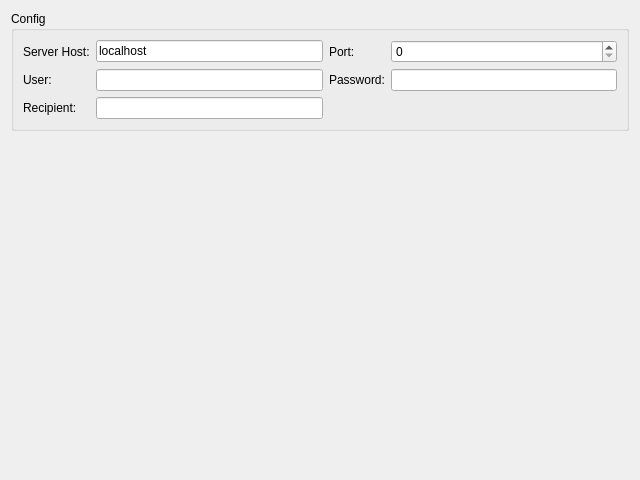
<?xml version="1.0" encoding="UTF-8"?>
<ui version="4.0">
 <class>EMailWidget</class>
 <widget class="QWidget" name="EMailWidget">
  <property name="geometry">
   <rect>
    <x>0</x>
    <y>0</y>
    <width>640</width>
    <height>480</height>
   </rect>
  </property>
  <property name="windowTitle">
   <string>Form</string>
  </property>
  <layout class="QGridLayout" name="gridLayout">
   <item row="1" column="0">
    <widget class="QGroupBox" name="groupBox">
     <property name="title">
      <string>Config</string>
     </property>
     <layout class="QGridLayout" name="gridLayout_2">
      <item row="1" column="0">
       <widget class="QLabel" name="label">
        <property name="text">
         <string>User:</string>
        </property>
       </widget>
      </item>
      <item row="1" column="2">
       <widget class="QLabel" name="label_4">
        <property name="text">
         <string>Password:</string>
        </property>
       </widget>
      </item>
      <item row="1" column="1">
       <widget class="QLineEdit" name="userEdit"/>
      </item>
      <item row="1" column="3">
       <widget class="QLineEdit" name="passwordEdit">
        <property name="echoMode">
         <enum>QLineEdit::Password</enum>
        </property>
       </widget>
      </item>
      <item row="3" column="0">
       <widget class="QLabel" name="label_5">
        <property name="text">
         <string>Recipient:</string>
        </property>
       </widget>
      </item>
      <item row="3" column="1">
       <widget class="QLineEdit" name="recipientEdit"/>
      </item>
      <item row="0" column="3">
       <widget class="QSpinBox" name="portSpinBox"/>
      </item>
      <item row="0" column="0">
       <widget class="QLabel" name="label_2">
        <property name="text">
         <string>Server Host:</string>
        </property>
       </widget>
      </item>
      <item row="0" column="1">
       <widget class="QLineEdit" name="hostEdit">
        <property name="text">
         <string>localhost</string>
        </property>
       </widget>
      </item>
      <item row="0" column="2">
       <widget class="QLabel" name="label_3">
        <property name="text">
         <string>Port:</string>
        </property>
       </widget>
      </item>
     </layout>
    </widget>
   </item>
   <item row="2" column="0">
    <spacer name="verticalSpacer">
     <property name="orientation">
      <enum>Qt::Vertical</enum>
     </property>
     <property name="sizeHint" stdset="0">
      <size>
       <width>20</width>
       <height>40</height>
      </size>
     </property>
    </spacer>
   </item>
  </layout>
 </widget>
 <resources/>
 <connections/>
</ui>
